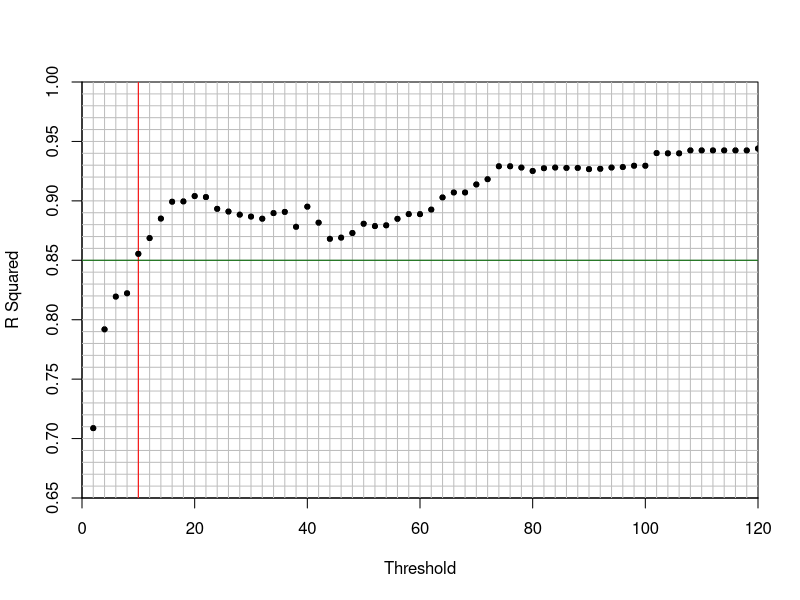

Recreate this plot in R.
c2 = read.csv("analyze/corr2.csv", header=F)

t2 = (1:60)*2
 

pdf("thresholdchart-2.pdf")
plot(t2 , c2$V1,xaxs="i", yaxs="i" , xlim=c(0,120), ylim=c(0.65,1),  col="black", pch=20, xlab="Threshold", ylab="R Squared")
grid(60,35,col="gray",lty=1)
abline(v=10,col="red")
abline(h=0.85,col="darkgreen")
points(t2 , c2$V1, col="black", pch=20)


dev.off()
